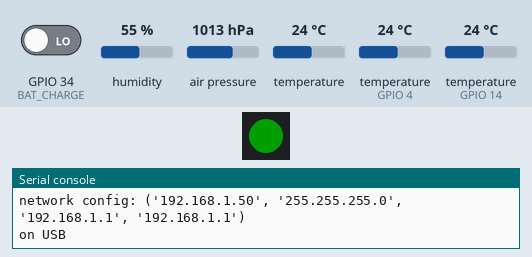
Bench run of a program on a simulated ESP32 board running MicroPython. On the bench: 1 RGB LEDs in strip order, left to right, the last lines printed to the serial console. The test bench sets the inputs (shaded band); at power-on: GPIO 34 (BAT_CHARGE) LOW, humidity 55 %, air pressure 1013 hPa, temperature 24 °C, temperature (sensors on GPIO 4, GPIO 14) 24 °C. Dim RGB values are drawn brighter than linear; WiFi joins after 1.5 s; no MQTT or app messages arrive unless stated; values from a settings file that is not in the repository are placeholders; deep sleep restarts the program when it ends.

Above: at 1.6 s.
At 3.6 s:
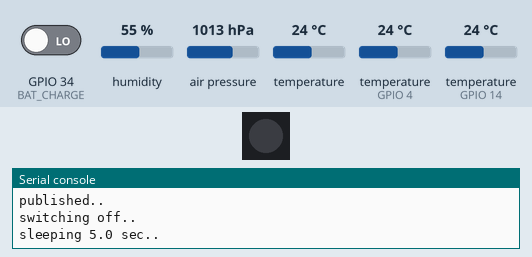
Timing chart, 0 to 5.1 s (numbered marks = the images above):
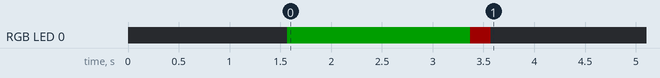

Measured:
- by itself, RGB LED 0: off → RGB(0, 30, 0) at 1.6 s, → RGB(30, 0, 0) 1.8 s later, → off 0.20 s later

The program:

main.py
```python
import machine
from machine import Pin
from bme280_float import *
import gr_sensor

import time
from umqtt.simple import MQTTClient
import ubinascii
import secrets
import ntptime

board = "tinypico"

from tinypico import get_battery_voltage, go_deepsleep
import tinypico as cfg
from tinypico import get_battery_charging as get_vbus_present

DOT_READ_COLOR = (0,30,0,1)
DOT_SEND_COLOR = (30,0,0,1)
qos = 0


um_flag = True

bat_voltage = get_battery_voltage()

if get_vbus_present():
    print('on USB')
    bat_voltage = 5.0
else:
    print('on battery')
    bat_voltage = get_battery_voltage()


SDA_PIN = cfg.I2C_SDA
SCL_PIN = cfg.I2C_SCL
ds18b20_pin1 = const(4)
ds18b20_pin2 = const(14)

#DOTSTAR
from dotstar import DotStar
spi = machine.SoftSPI(sck=Pin( cfg.DOTSTAR_CLK ), mosi=Pin( cfg.DOTSTAR_DATA ), miso=Pin( cfg.SPI_MISO) )
dotstar = DotStar(spi, 1, brightness = 0.1 )
cfg.set_dotstar_power( True )
dotstar[0] = DOT_READ_COLOR

SLEEP_SEC = 5000
DEEPSLEEP_SEC = 300000 - SLEEP_SEC

BOARD_NAME = 'tinypicofridge'

SEND_DATA = True
SET_TIME = False


topicdummy = "tinypicofridge"
client_id = ubinascii.hexlify(machine.unique_id())
fridge_topicupper = b'home/{}/fridgeupper'.format(topicdummy)
fridge_topiclower = b'home/{}/fridgelower'.format(topicdummy)
fridge_pres_topic = b'home/{}/fridge_pres'.format(topicdummy)
fridge_rh_topic = b'home/{}/fridge_rh'.format(topicdummy)
fridge_temp_topic = b'home/{}/fridge_temp'.format(topicdummy)
voltage_topic = b'home/{}/voltage'.format(topicdummy)

i2c = machine.SoftI2C(scl=machine.Pin(SCL_PIN), sda=machine.Pin(SDA_PIN))
i2c.scan()
bme280 = BME280(i2c=i2c)
# the 1st reading is mostly wrong...
T, P, Rh = bme280.read_compensated_data()
time.sleep_ms(200)

def main():
#     wdt.feed()
    while True:
        print(f"bat voltage: {bat_voltage}")

        # read DS18B20s
        ds_data = gr_sensor.read_ds18b20(ds18b20_pin1)
        for data in ds_data:
            print('T id {}: {}'.format(data, ds_data[data]))
            tempupper = ds_data[data]
        ds_data = gr_sensor.read_ds18b20(ds18b20_pin2)
        for data in ds_data:
            print('T id {}: {}'.format(data, ds_data[data]))
            templower = ds_data[data]
        if templower > tempupper:
            tmp = templower
            templower = tempupper
            tempupper = tmp
        #read BME280
        T, P, Rh = bme280.read_compensated_data()
        P = P/100.
        print(f"T: {T}, P: {P}, Rh: {Rh}")

        if SEND_DATA:
            # light up LED while sending
            dotstar[0] = DOT_SEND_COLOR

            from gr_wifi import wifi_connect, gr_wifi_down, gr_settime
            # wlan = wifi_connect()
            try:
                wifi_up = wlan.isconnected()
                print('wifi is up')
                print(wlan.ifconfig())
            except:
                print('wifi is down')
                wlan = wifi_connect()
                print(wlan.ifconfig())

                wifi_up = wlan.isconnected()
            if SET_TIME:
                gr_settime(wlan=wlan, verbose=True)


            client = MQTTClient(client_id,
                                secrets.secrets_local['mqtt_broker'],
                                user=secrets.secrets_local['mqtt_user'],
                                password=secrets.secrets_local['mqtt_pass'])
            client.connect()
            print('publishing {} {}'.format(fridge_topicupper, tempupper))
            client.publish(fridge_topicupper, '{}'.format(tempupper), qos=qos)
            print('publishing {} {}'.format(fridge_topiclower, templower))
            client.publish(fridge_topiclower, '{}'.format(templower), qos=qos)

            print('publishing {} {}'.format(fridge_rh_topic, Rh))
            client.publish(fridge_rh_topic, '{}'.format(Rh), qos=qos)

            print('publishing {} {}'.format(fridge_temp_topic, T))
            client.publish(fridge_temp_topic, '{}'.format(T), qos=qos)

            print('publishing {} {}'.format(fridge_pres_topic, P))
            client.publish(fridge_pres_topic, '{}'.format(P), qos=qos)

            client.publish(voltage_topic, '{}'.format(bat_voltage), qos=qos)
            print('published {} {}'.format(voltage_topic, bat_voltage))

            client.disconnect()
            print('published..')
            gr_wifi_down(wlan)

        print('switching off..')
        dotstar[0] = ( 0, 0, 0, 1)
        cfg.set_dotstar_power( False )
#         wdt.feed()
        print(f"sleeping {SLEEP_SEC/1000} sec..")
        machine.sleep(SLEEP_SEC)

        print(f"deep sleeping {DEEPSLEEP_SEC/1000} sec..")
        machine.sleep(100)
        cfg.go_deepsleep(DEEPSLEEP_SEC)


main()
```

gr_sensor.py
```python
# gr_sensor_reading

import onewire
import ds18x20
import machine
import time
from ubinascii import hexlify
import uasyncio as asyncio

async def read_ds18b20_async(pin, verbose=False):
    ow = onewire.OneWire(machine.Pin(pin))
    ds = ds18x20.DS18X20(ow)
    roms = ds.scan()
    ds.convert_temp()
    await asyncio.sleep_ms(750)
    ret = {}
    async for rom in roms:
        ret[hexlify(rom)]=ds.read_temp(rom)

    if verbose:
        print(ret)

    return ret

def read_ds18b20(pin, verbose=False):
    ow = onewire.OneWire(machine.Pin(pin))
    ds = ds18x20.DS18X20(ow)
    roms = ds.scan()
    ds.convert_temp()
    time.sleep_ms(750)
    ret = {}
    for rom in roms:
        ret[hexlify(rom)]=ds.read_temp(rom)

    if verbose:
        print(ret)

    return ret


    
```

tinypico.py
```python
# TinyPICO MicroPython Helper Library
# 2019 Seon Rozenblum, Matt Trentini
#
# Project home:
#   https://github.com/TinyPICO
#
# 2019-Mar-12 - v0.1 - Initial implementation
# 2019-May-20 - v1.0 - Initial Release
# 2019-Oct-23 - v1.1 - Removed temp sensor code, prep for frozen modules

# Import required libraries
from micropython import const
from machine import Pin, SPI, ADC
import machine, time, esp32

# TinyPICO Hardware Pin Assignments

# Battery
BAT_VOLTAGE = const(35)
BAT_CHARGE = const(34)

# APA102 Dotstar pins for production boards
DOTSTAR_CLK = const(12)
DOTSTAR_DATA = const(2)
DOTSTAR_PWR = const(13)

# SPI
SPI_MOSI = const(23)
SPI_CLK = const(18)
SPI_MISO = const(19)

# I2C
I2C_SDA = const(21)
I2C_SCL = const(22)

# DAC
DAC1 = const(25)
DAC2 = const(26)

# Helper functions

# Get a *rough* estimate of the current battery voltage
# If the battery is not present, the charge IC will still report it's trying to charge at X voltage
# so it will still show a voltage.
def get_battery_voltage():
    """
    Returns the current battery voltage. If no battery is connected, returns 3.7V
    This is an approximation only, but useful to detect of the charge state of the battery is getting low.
    """
    adc = ADC(Pin(BAT_VOLTAGE))  # Assign the ADC pin to read
    measuredvbat = adc.read()  # Read the value
    measuredvbat /= 4095  # divide by 4095 as we are using the default ADC voltage range of 0-1V
    measuredvbat *= 3.7  # Multiply by 3.7V, our reference voltage
    return measuredvbat


# Return the current charge state of the battery - we need to read the value multiple times
# to eliminate false negatives due to the charge IC not knowing the difference between no battery
# and a full battery not charging - This is why the charge LED flashes
def get_battery_charging():
    """
    Returns the current battery charging state.
    This can trigger false positives as the charge IC can't tell the difference between a full battery or no battery connected.
    """
    measuredVal = 0  # start our reading at 0
    io = Pin(BAT_CHARGE, Pin.IN)  # Assign the pin to read

    for y in range(
        0, 10
    ):  # loop through 10 times adding the read values together to ensure no false positives
        measuredVal += io.value()

    return measuredVal == 0  # return True if the value is 0


# Power to the on-board Dotstar is controlled by a PNP transistor, so low is ON and high is OFF
# We also need to set the Dotstar clock and data pins to be inputs to prevent power leakage when power is off
# This might be improved at a future date
# The reason we have power control for the Dotstar is that it has a quiescent current of around 1mA, so we
# need to be able to cut power to it to minimise power consumption during deep sleep or with general battery powered use
# to minimise unneeded battery drain
def set_dotstar_power(state):
    """Set the power for the on-board Dostar to allow no current draw when not needed."""
    # Set the power pin to the inverse of state
    if state:
        Pin(DOTSTAR_PWR, Pin.OUT, None)  # Break the PULL_HOLD on the pin
        Pin(DOTSTAR_PWR).value(False)  # Set the pin to LOW to enable the Transistor
    else:
        Pin(13, Pin.IN, Pin.PULL_HOLD)  # Set PULL_HOLD on the pin to allow the 3V3 pull-up to work

    Pin(
        DOTSTAR_CLK, Pin.OUT if state else Pin.IN
    )  # If power is on, set CLK to be output, otherwise input
    Pin(
        DOTSTAR_DATA, Pin.OUT if state else Pin.IN
    )  # If power is on, set DATA to be output, otherwise input

    # A small delay to let the IO change state
    time.sleep(0.035)


# Dotstar rainbow colour wheel
def dotstar_color_wheel(wheel_pos):
    """Color wheel to allow for cycling through the rainbow of RGB colors."""
    wheel_pos = wheel_pos % 255

    if wheel_pos < 85:
        return 255 - wheel_pos * 3, 0, wheel_pos * 3
    elif wheel_pos < 170:
        wheel_pos -= 85
        return 0, wheel_pos * 3, 255 - wheel_pos * 3
    else:
        wheel_pos -= 170
        return wheel_pos * 3, 255 - wheel_pos * 3, 0


# Go into deep sleep but shut down the APA first to save power
# Use this if you want lowest deep  sleep current
def go_deepsleep(t):
    """Deep sleep helper that also powers down the on-board Dotstar."""
    set_dotstar_power(False)
    machine.deepsleep(t)
```

gr_wifi.py
```python
import secrets

global sta_if

def gr_wifi_up(ssid=secrets.secrets_local['ssid'],
               passwd=secrets.secrets_local['wifi_passwd'],
               connection_time=3,
               max_tries=5,
               verbose=True):
    """bring wifi up"""
    import network
    import time

    wlan = network.WLAN(network.STA_IF)
    wlan.active(True)
    tries = 0
    print('wifi try {:1d}\n.'.format(tries+1))

    while tries <= max_tries:
        wlan.connect(ssid, passwd)
        if verbose:
            print("sleeping {} sec for connection...".format(connection_time))
        time.sleep(connection_time)
        connect_status = wlan.isconnected()
        if connect_status:
            break
        else:
            if verbose:
                print('wifi connect try {} failed!'.format(tries))
            tries += 1

    if verbose:
        print(wlan.ifconfig())
    return wlan, connect_status

def gr_wifi_down(wlan):
    """bring wifi down"""
    wlan.disconnect()
    wlan.active(False)

def gr_settime(wlan=None, verbose=True):
    """set time using ntp (to UTC)"""
    ext_flag = True
    if wlan is None:
        wlan, connect_status = gr_wifi_up(verbose=verbose)
        ext_flag = False

    import ntptime
    ntptime.settime()
    if verbose:
        from machine import RTC
        rtc = RTC()
        if verbose:
            print(rtc.datetime())
    if not ext_flag:
        gr_wifi_down(wlan)

# def gr_add_timezone(year, month, day, hour, tz_offset=1):
#     """adjust time puple to local time including daylight saving"""
#     hour += tz_offset
#     if hour > 23:
#         day += 1
#         hour = 0
#         if

###########################################################################

def wifi_connect():
    import network
    sta_if = network.WLAN(network.STA_IF)
    if not sta_if.isconnected():
        print('connecting to network...')
        sta_if.active(True)
        sta_if.connect(secrets.secrets_local['ssid'], secrets.secrets_local['wifi_passwd'])
        while not sta_if.isconnected():
            pass
    print('network config:', sta_if.ifconfig())
    return sta_if

def no_debug():
    import esp
    # you can run this from the REPL as well
    esp.osdebug(None)
```

boot.py
```python
# This file is executed on every boot (including wake-boot from deepsleep)
#import esp
#esp.osdebug(None)
#import webrepl
#webrepl.start()

import secrets

def connect():
    import network
    sta_if = network.WLAN(network.STA_IF)
    if not sta_if.isconnected():
        print('connecting to network...')
        sta_if.active(True)
        sta_if.connect(secrets.secrets_local['ssid'], secrets.secrets_local['wifi_passwd'])
        while not sta_if.isconnected():
            pass
    print('network config:', sta_if.ifconfig())

def no_debug():
    import esp
    # you can run this from the REPL as well
    esp.osdebug(None)

#no_debug()
connect()
```
